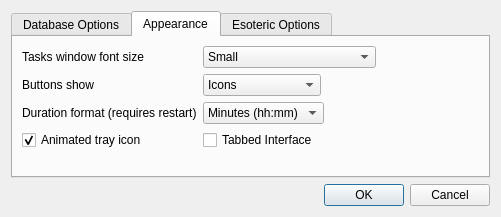
<?xml version="1.0" encoding="UTF-8"?>
<ui version="4.0">
 <class>CharmPreferences</class>
 <widget class="QDialog" name="CharmPreferences">
  <property name="geometry">
   <rect>
    <x>0</x>
    <y>0</y>
    <width>501</width>
    <height>217</height>
   </rect>
  </property>
  <property name="windowTitle">
   <string>Charm Configuration</string>
  </property>
  <layout class="QVBoxLayout" name="verticalLayout_2">
   <item>
    <widget class="QTabWidget" name="tabWidget">
     <property name="currentIndex">
      <number>1</number>
     </property>
     <widget class="QWidget" name="tabDatabase">
      <attribute name="title">
       <string>Database Options</string>
      </attribute>
      <layout class="QVBoxLayout" name="verticalLayout_3">
       <item>
        <layout class="QFormLayout" name="formLayoutDatabase">
         <item row="0" column="0">
          <widget class="QLabel" name="lbEventsInLeavesOnly">
           <property name="text">
            <string>Only record events for tasks that do not have children</string>
           </property>
          </widget>
         </item>
         <item row="0" column="1">
          <widget class="QCheckBox" name="cbEventsInLeavesOnly"/>
         </item>
         <item row="1" column="0">
          <widget class="QLabel" name="lbOneEventAtATime">
           <property name="text">
            <string>Only allow one event at a time</string>
           </property>
          </widget>
         </item>
         <item row="1" column="1">
          <widget class="QCheckBox" name="cbOneEventAtATime">
           <property name="checked">
            <bool>true</bool>
           </property>
          </widget>
         </item>
        </layout>
       </item>
      </layout>
     </widget>
     <widget class="QWidget" name="tabAppearance">
      <attribute name="title">
       <string>Appearance</string>
      </attribute>
      <layout class="QVBoxLayout" name="verticalLayout_4">
       <item>
        <layout class="QFormLayout" name="formLayoutAppearance">
         <property name="fieldGrowthPolicy">
          <enum>QFormLayout::FieldsStayAtSizeHint</enum>
         </property>
         <item row="0" column="0">
          <widget class="QLabel" name="lbTaskTrackerFontSize">
           <property name="text">
            <string>Tasks window font size</string>
           </property>
          </widget>
         </item>
         <item row="0" column="1">
          <widget class="QComboBox" name="cbTaskTrackerFontSize">
           <item>
            <property name="text">
             <string>Small</string>
            </property>
           </item>
           <item>
            <property name="text">
             <string>Regular (Application Font)</string>
            </property>
           </item>
           <item>
            <property name="text">
             <string>Large</string>
            </property>
           </item>
          </widget>
         </item>
         <item row="1" column="0">
          <widget class="QLabel" name="lbToolButtonStyle">
           <property name="text">
            <string>Buttons show</string>
           </property>
          </widget>
         </item>
         <item row="1" column="1">
          <widget class="QComboBox" name="cbToolButtonStyle">
           <item>
            <property name="text">
             <string>Icons</string>
            </property>
           </item>
           <item>
            <property name="text">
             <string>Text</string>
            </property>
           </item>
           <item>
            <property name="text">
             <string>Text under icon</string>
            </property>
           </item>
           <item>
            <property name="text">
             <string>Text beside icon</string>
            </property>
           </item>
           <item>
            <property name="text">
             <string>System default</string>
            </property>
           </item>
          </widget>
         </item>
         <item row="2" column="0">
          <widget class="QLabel" name="lbDurationFormat">
           <property name="text">
            <string>Duration format (requires restart)</string>
           </property>
          </widget>
         </item>
         <item row="2" column="1">
          <widget class="QComboBox" name="cbDurationFormat">
           <item>
            <property name="text">
             <string>Minutes (hh:mm)</string>
            </property>
           </item>
           <item>
            <property name="text">
             <string>Decimal (h.xx)</string>
            </property>
           </item>
          </widget>
         </item>
         <item row="3" column="0">
          <widget class="QCheckBox" name="cbAnimatedTrayIcon">
           <property name="text">
            <string>Animated tray icon</string>
           </property>
           <property name="checked">
            <bool>true</bool>
           </property>
          </widget>
         </item>
         <item row="3" column="1">
          <widget class="QCheckBox" name="tabbedInterface">
           <property name="text">
            <string>Tabbed Interface</string>
           </property>
          </widget>
         </item>
        </layout>
       </item>
      </layout>
     </widget>
     <widget class="QWidget" name="tabEsoteric">
      <attribute name="title">
       <string>Esoteric Options</string>
      </attribute>
      <layout class="QVBoxLayout" name="verticalLayout">
       <item>
        <layout class="QFormLayout" name="formLayoutEsoteric">
         <item row="0" column="0">
          <widget class="QLabel" name="lb24hEditing">
           <property name="text">
            <string>Always use 24h time format when editing</string>
           </property>
          </widget>
         </item>
         <item row="0" column="1">
          <widget class="QCheckBox" name="cb24hEditing"/>
         </item>
         <item row="1" column="0">
          <widget class="QLabel" name="lbIdleDetection">
           <property name="text">
            <string>Enable idle detection</string>
           </property>
          </widget>
         </item>
         <item row="1" column="1">
          <widget class="QCheckBox" name="cbIdleDetection">
           <property name="checked">
            <bool>true</bool>
           </property>
          </widget>
         </item>
        </layout>
       </item>
      </layout>
     </widget>
    </widget>
   </item>
   <item>
    <widget class="QDialogButtonBox" name="buttonBox">
     <property name="orientation">
      <enum>Qt::Horizontal</enum>
     </property>
     <property name="standardButtons">
      <set>QDialogButtonBox::Cancel|QDialogButtonBox::Ok</set>
     </property>
    </widget>
   </item>
  </layout>
 </widget>
 <resources/>
 <connections>
  <connection>
   <sender>buttonBox</sender>
   <signal>accepted()</signal>
   <receiver>CharmPreferences</receiver>
   <slot>accept()</slot>
   <hints>
    <hint type="sourcelabel">
     <x>248</x>
     <y>254</y>
    </hint>
    <hint type="destinationlabel">
     <x>157</x>
     <y>274</y>
    </hint>
   </hints>
  </connection>
  <connection>
   <sender>buttonBox</sender>
   <signal>rejected()</signal>
   <receiver>CharmPreferences</receiver>
   <slot>reject()</slot>
   <hints>
    <hint type="sourcelabel">
     <x>316</x>
     <y>260</y>
    </hint>
    <hint type="destinationlabel">
     <x>286</x>
     <y>274</y>
    </hint>
   </hints>
  </connection>
 </connections>
</ui>
